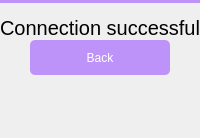
                        <widget class="QWidget" name="frame_db_connect_successful">
                         <layout class="QVBoxLayout" name="verticalLayout_33" stretch="0,0,0,0,50">
                          <property name="spacing">
                           <number>0</number>
                          </property>
                          <property name="leftMargin">
                           <number>0</number>
                          </property>
                          <property name="topMargin">
                           <number>0</number>
                          </property>
                          <property name="rightMargin">
                           <number>0</number>
                          </property>
                          <property name="bottomMargin">
                           <number>0</number>
                          </property>
                          <item>
                           <widget class="QFrame" name="themeSettingsTopDetail_5">
                            <property name="minimumSize">
                             <size>
                              <width>0</width>
                              <height>3</height>
                             </size>
                            </property>
                            <property name="maximumSize">
                             <size>
                              <width>16777215</width>
                              <height>3</height>
                             </size>
                            </property>
                            <property name="styleSheet">
                             <string notr="true">background-color: rgb(189, 147, 249);</string>
                            </property>
                            <property name="frameShape">
                             <enum>QFrame::NoFrame</enum>
                            </property>
                            <property name="frameShadow">
                             <enum>QFrame::Raised</enum>
                            </property>
                           </widget>
                          </item>
                          <item>
                           <spacer name="verticalSpacer_5">
                            <property name="orientation">
                             <enum>Qt::Vertical</enum>
                            </property>
                            <property name="sizeType">
                             <enum>QSizePolicy::Fixed</enum>
                            </property>
                            <property name="sizeHint" stdset="0">
                             <size>
                              <width>5</width>
                              <height>13</height>
                             </size>
                            </property>
                           </spacer>
                          </item>
                          <item>
                           <widget class="QLabel" name="label_12">
                            <property name="styleSheet">
                             <string notr="true">font-size: 20px;
</string>
                            </property>
                            <property name="text">
                             <string>&lt;html&gt;&lt;head/&gt;&lt;body&gt;&lt;p&gt;Connection successful&lt;/p&gt;&lt;/body&gt;&lt;/html&gt;</string>
                            </property>
                            <property name="scaledContents">
                             <bool>false</bool>
                            </property>
                            <property name="alignment">
                             <set>Qt::AlignCenter</set>
                            </property>
                            <property name="wordWrap">
                             <bool>true</bool>
                            </property>
                            <property name="margin">
                             <number>15</number>
                            </property>
                            <property name="openExternalLinks">
                             <bool>false</bool>
                            </property>
                           </widget>
                          </item>
                          <item>
                           <layout class="QHBoxLayout" name="horizontalLayout_19">
                            <property name="leftMargin">
                             <number>30</number>
                            </property>
                            <property name="rightMargin">
                             <number>30</number>
                            </property>
                            <item>
                             <widget class="QPushButton" name="db_successful_back">
                              <property name="sizePolicy">
                               <sizepolicy hsizetype="Preferred" vsizetype="Fixed">
                                <horstretch>0</horstretch>
                                <verstretch>0</verstretch>
                               </sizepolicy>
                              </property>
                              <property name="minimumSize">
                               <size>
                                <width>120</width>
                                <height>35</height>
                               </size>
                              </property>
                              <property name="styleSheet">
                               <string notr="true">/* Кнопка подтверждения (OK) */
QPushButton {
background-color: rgb(189, 147, 249);
color: rgb(255, 255, 255);
border-radius: 5px;
padding: 5px 10px;
border: none;
text-align: center;
}
QPushButton:hover {
background-color: rgb(164, 118, 233);
}

QPushButton:pressed {
background-color: rgb(139, 88, 217);
}</string>
                              </property>
                              <property name="text">
                               <string>Back</string>
                              </property>
                             </widget>
                            </item>
                           </layout>
                          </item>
                          <item>
                           <spacer name="verticalSpacer_6">
                            <property name="orientation">
                             <enum>Qt::Vertical</enum>
                            </property>
                            <property name="sizeHint" stdset="0">
                             <size>
                              <width>20</width>
                              <height>40</height>
                             </size>
                            </property>
                           </spacer>
                          </item>
                         </layout>
                        </widget>
